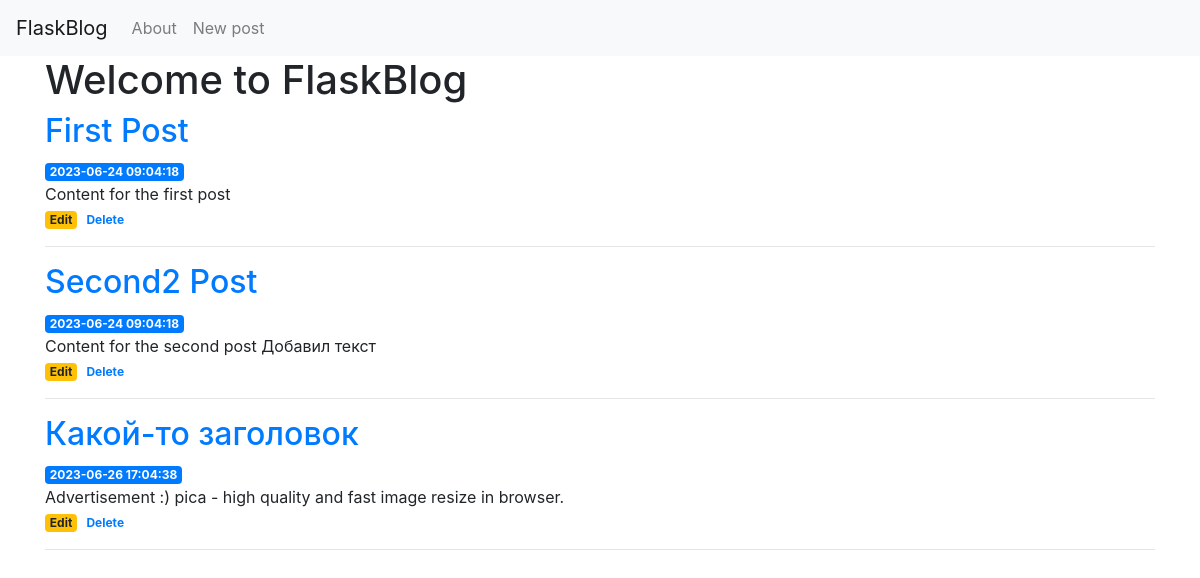
Before: / with the older database file.
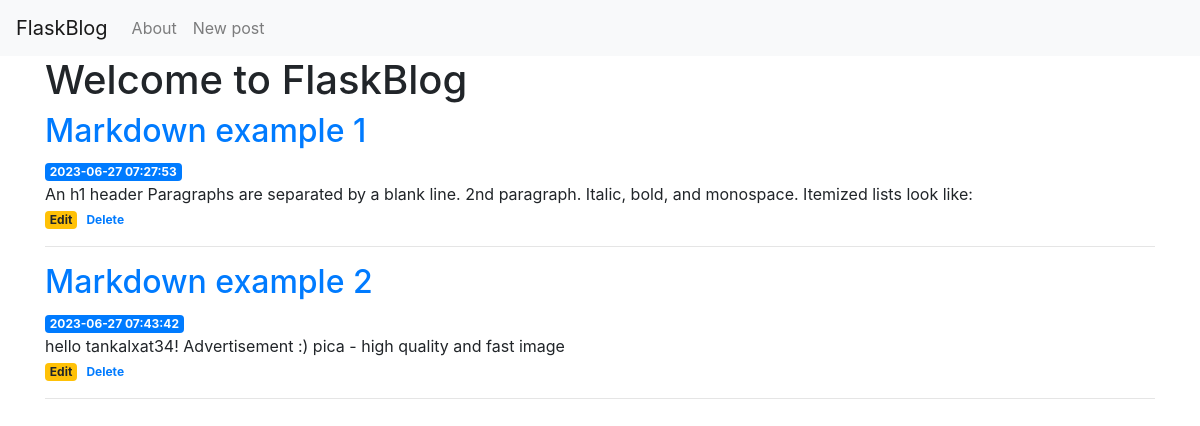
After: the same page with the newer database file.
### tables this page shows
CREATE TABLE posts (
    id INTEGER PRIMARY KEY AUTOINCREMENT,
    created TIMESTAMP NOT NULL DEFAULT CURRENT_TIMESTAMP,
    title TEXT NOT NULL,
    content TEXT NOT NULL
);

### main.py (the view)
@app.route('/')
def index():
    conn = get_db_connection()
    posts = conn.execute('SELECT * FROM posts').fetchall()
    conn.close()
    return render_template("index.html", posts=posts)

### main.py (called while the page is built)
def get_db_connection():
    conn = sqlite3.connect('database.db')
    conn.row_factory = sqlite3.Row
    return conn

### templates/index.html
{% extends 'base.html' %}
{% block content %}
    <h1>{% block title %} Welcome to FlaskBlog {% endblock %}</h1>
    {% for post in posts %}
        <a href="{{ url_for('post', post_id=post['id']) }}">
            <h2>{{ post['title'] }}</h2>
            <span class="badge badge-primary">{{ post['created'] }}</span>
        </a>
        <br>
        <div class="clip">
            {{ ' '.join(post['content'].split('\n')[0:5]) | striptags }}
        </div>
        <a href="{{ url_for('edit', id=post['id']) }}">
            <span class="badge badge-warning">Edit</span>
        </a>
        <a href="{{ url_for('delete', post_id=post['id']) }}">
            <span class="badge badge-error">Delete</span>
        </a>
        <hr>
    {% endfor %}
{% endblock %}

### templates/base.html (shortened to what this page needs)
<!doctype html>
<html lang="en">
<head>
    <link rel="stylesheet" href="https://stackpath.bootstrapcdn.com/bootstrap/4.3.1/css/bootstrap.min.css"
>
    <link rel="stylesheet" href="/static/css/style.css">
</head>
<body>
    <nav class="navbar navbar-expand-md navbar-light bg-light">
        <a class="navbar-brand" href="{{ url_for('index')}}">FlaskBlog</a>
        <div class="collapse navbar-collapse" id="navbarNav">
            <ul class="navbar-nav">
                <li class="nav-item">
                    <a class="nav-link" href="#">About</a>
                </li>
                {% if request.endpoint == 'create' %}
                <li class="nav-item active">
                {% else %}
                <li class="nav-item">
                {% endif %}
                    <a class="nav-link" href="{{ url_for('create') }}">New post</a>
                </li>
            </ul>
        </div>
    </nav>
    <div class="container">
        {% block content %} {% endblock %}
    </div>
</body>
</html>

### static/css/style.css (style rules this page uses)
.clip { white-space: nowrap; overflow: hidden; text-overflow: ellipsis; }

Changed rows visible on the page:
removed posts: title "First Post", created "2023-06-24 09:04:18", content "Content for the first post"
removed posts: title "Second2 Post", created "2023-06-24 09:04:18", content "Content for the second post Добавил текст"
removed posts: title "Какой-то заголовок", created "2023-06-26 17:04:38", content "Advertisement :) pica - high quality and fast image resize in browser."
added posts: title "Markdown example 1", created "2023-06-27 07:27:53", content "An h1 header Paragraphs are separated by a blank line. 2nd paragraph. Italic, bold, and monospace. Itemized lists look like:"
added posts: title "Markdown example 2", created "2023-06-27 07:43:42", content "hello tankalxat34! Advertisement :) pica - high quality and fast image"
